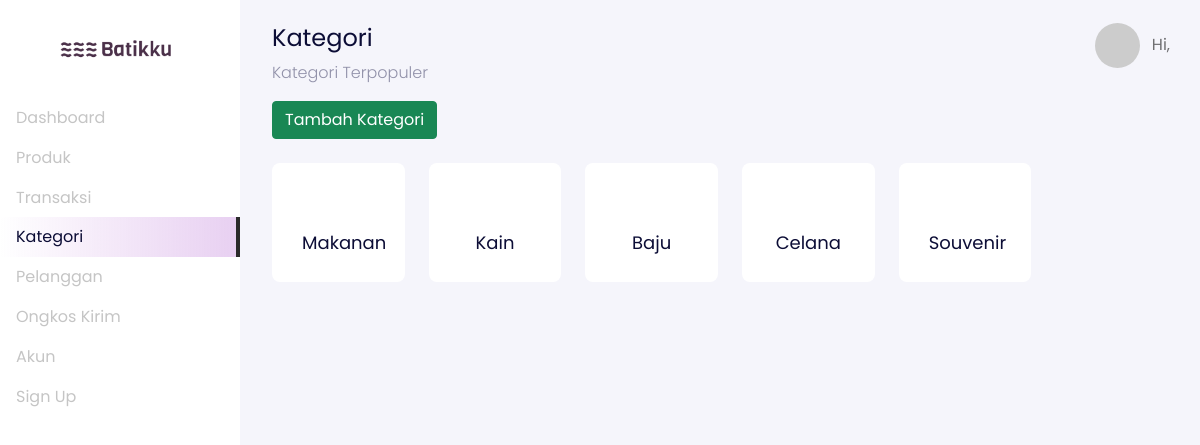
Page /backend/categories/index.php on the earlier database version.
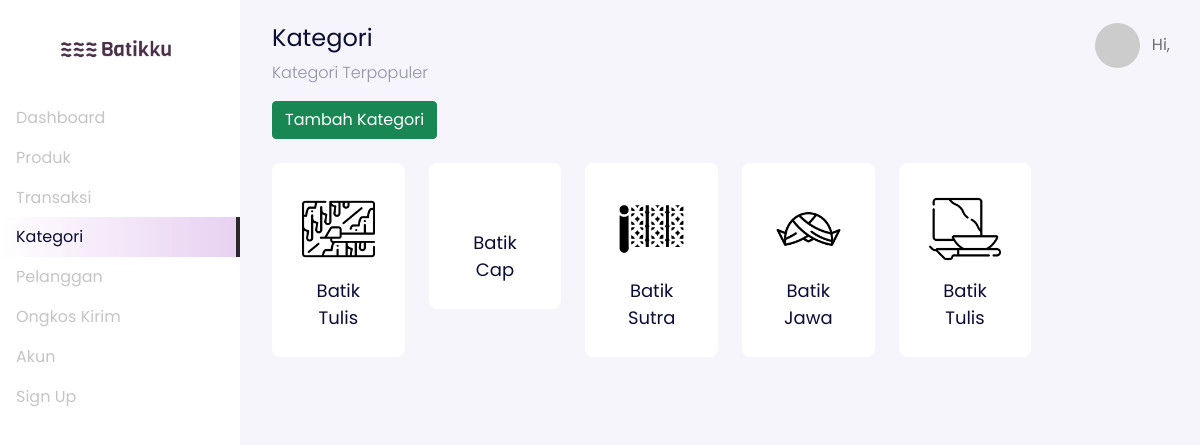
Same page on the later database version.
### tables this page shows
CREATE TABLE `categories` (
  `categories_id` int(11) NOT NULL,
  `name_category` varchar(255) NOT NULL,
  `slug` varchar(255) NOT NULL,
  `photo` varchar(225) NOT NULL
);

### backend/categories/index.php (the view, shortened to what this page needs)
<?php
    include '../components/header.php';
?>
<body>
  <div class="page-dashboard">
    <div class="d-flex"  id="wrapper" data-aos="fade-right">
      <div class="border-right" id="sidebar-wrapper">
          <div class="sidebar-heading text-center">
            <img src="../../images/dashboard-logo.png" alt="" srcset="" class="my-4" width="120px">
          </div>
          <div class="list-group list-group-flush">
            <a href="" class="list-group-item list-group-item-action">Dashboard</a>
            <a href="../products/index.php" class="list-group-item list-group-item-action">Produk</a>
            <a href="../transactions/index.php" class="list-group-item list-group-item-action">Transaksi</a>
            <a href="../categories/" class="list-group-item list-group-item-action active">Kategori</a>
            <a href="../pelanggan/" class="list-group-item list-group-item-action">Pelanggan</a>
            <a href="../provinces/" class="list-group-item list-group-item-action">Ongkos Kirim</a>
            <a href="../account/dashboard-account.php" class="list-group-item list-group-item-action">Akun</a>
            <a href="../../logout.php" class="list-group-item list-group-item-action">Sign Up</a>
          </div>
        </div>
        <div id="page-content-wrapper">
          <nav class="navbar navbar-store navbar-expand-lg navbar-light" data-aos="fade-down">
            <div class="container-fluid">
              <div class="collapse navbar-collapse" id="navbarSupportedContent">
                <ul class="navbar-nav ms-auto d-none d-lg-flex">
                    <li class="nav-item dropdown">
                      <a href="#" class="nav-link" id="navbarDropdown" role="button" data-bs-toggle="dropdown">
                        <img src="https://ui-avatars.com/api/?name=<?= $_SESSION['name']; ?>" alt="" class="rounded-circle me-2 profile-picture">
                        Hi, <?= $_SESSION['name']; ?>
                      </a>
                    </li>
                </ul>
              </div>
            </div>
          </nav>
          <div class="section-content section-dashboard-home" data-aos="fade-up">
          <div class="container-fluid">
              <div class="dashboard-heading">
                <h2 class="dashboard-title">Kategori</h2>
                <p class="dashboard-subtitle">
                  Kategori Terpopuler
                </p>
              </div>
              <div class="dashboard-content">
                <div class="row">
                  <div class="col-12">
                    <a href="create.php" class="btn btn-success">Tambah Kategori</a>
                  </div>
                </div>
                <div class="row mt-4">
                  <?php
                    $query = mysqli_query($config, "SELECT * FROM categories");
                    while ($data = mysqli_fetch_array($query)) {
                  ?>
                    <div class="col-6 col-md-3 col-lg-2" data-aos="fade-up" data-aos-delay="100">
                      <a href="edit.php?categories_id=<?= $data['categories_id']; ?>" class="component-categories d-block " style="background-color: white;">
                        <div class="categories-image position-relative">
                          <img src="../../images/categories/<?= $data['photo']; ?>" alt="" srcset="" class="w-100">
                        </div>
                        <p class="categories-text">
                        <?= $data['name_category']; ?>
                        </p>
                      </a>
                    </div>
                  <?php
                    }
                  ?>
                </div>
              </div>
            </div>
          </div>
        </div>
    </div>
  </div>
  <?php
    include '../components/footer.php';
  ?>

### backend/components/header.php (shortened to what this page needs)
<!DOCTYPE html>
<html lang="en">
<head>
  <link href="https://unpkg.com/aos@2.3.1/dist/aos.css" rel="stylesheet" />
  <link href="../../style/main.css" rel="stylesheet" />
</head>

### backend/components/footer.php (shortened to what this page needs)
</body>
</html>

Differences in the rows shown:
removed categories: name_category "Makanan"
removed categories: name_category "Kain"
removed categories: name_category "Baju"
removed categories: name_category "Celana"
removed categories: name_category "Souvenir"
added categories: photo (picture), name_category "Batik Tulis"
added categories: name_category "Batik Cap"
added categories: photo (picture), name_category "Batik Sutra"
added categories: photo (picture), name_category "Batik Jawa"
added categories: photo (picture), name_category "Batik Tulis"
